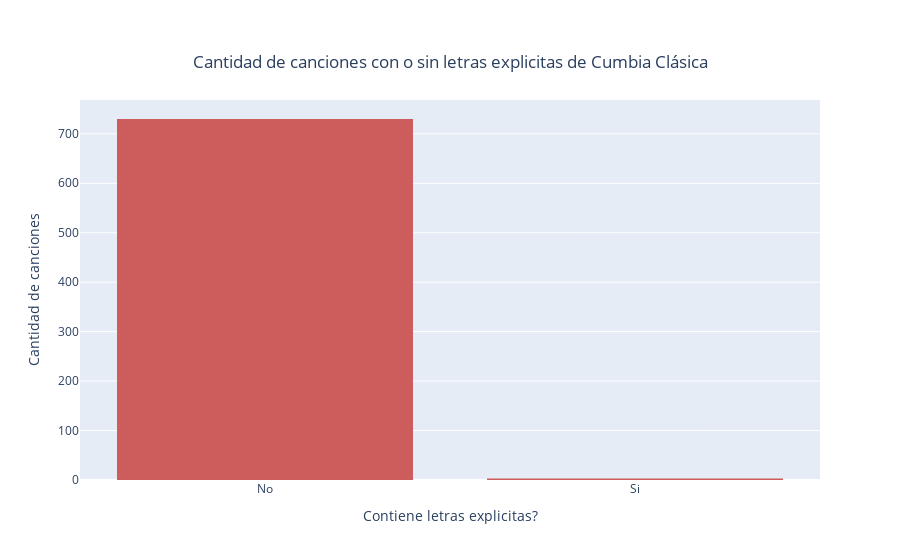

Notebook code cell kept with this figure:
### Code cell
fig = ply.histogram(df1['explicit'].replace({False: 'No', True: 'Si'}), x = 'explicit', title='Canciones por año', color_discrete_sequence=['indianred'], labels={'explicit': 'Explicita', '0': 'No'})
fig.update_layout(title={
        'text': "Cantidad de canciones con o sin letras explicitas de " + str(genero_1),
        'y':0.9,
        'x':0.5,
        'xanchor': 'center',
        'yanchor': 'top'})
fig.update_xaxes(title_text = 'Contiene letras explicitas?')
fig.update_yaxes(title_text = 'Cantidad de canciones')
fig.show()

### Figure 1 — Plotly figure (JSON) as saved in the notebook; plotly's stock layout.template omitted (floating-point values rounded to 4 significant figures; data arrays with more than 128 entries replaced by an {"elided": "..."} marker saying what was removed)
{"data": [{"alignmentgroup": "True", "bingroup": "x", "hovertemplate": "Explicita=%{x}<br>count=%{y}<extra></extra>", "legendgroup": "", "marker": {"color": "indianred", "pattern": {"shape": ""}}, "name": "", "offsetgroup": "", "orientation": "v", "showlegend": false, "type": "histogram", "x": {"elided": "733 str values"}, "xaxis": "x", "yaxis": "y"}], "layout": {"barmode": "relative", "legend": {"tracegroupgap": 0}, "title": {"text": "Cantidad de canciones con o sin letras explicitas de Cumbia Clásica", "x": 0.5, "xanchor": "center", "y": 0.9, "yanchor": "top"}, "xaxis": {"anchor": "y", "domain": [0, 1], "title": {"text": "Contiene letras explicitas?"}}, "yaxis": {"anchor": "x", "domain": [0, 1], "title": {"text": "Cantidad de canciones"}}}}
